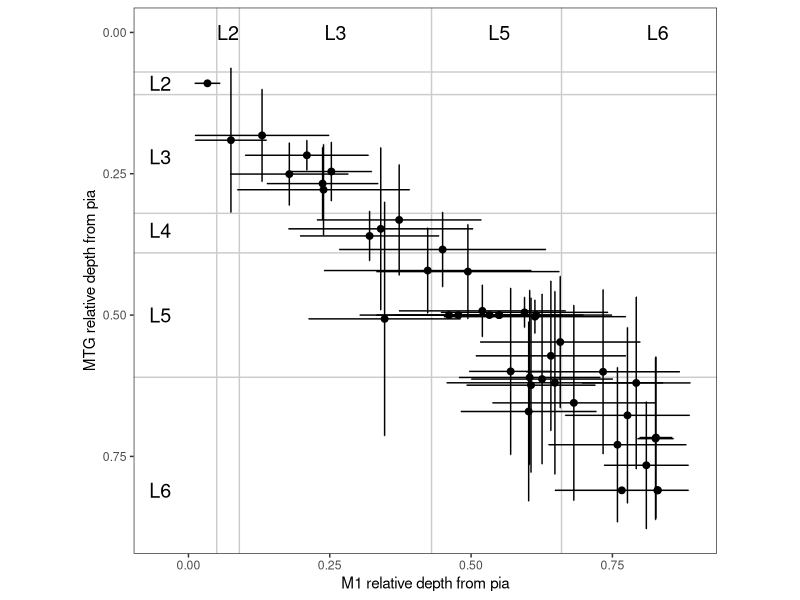
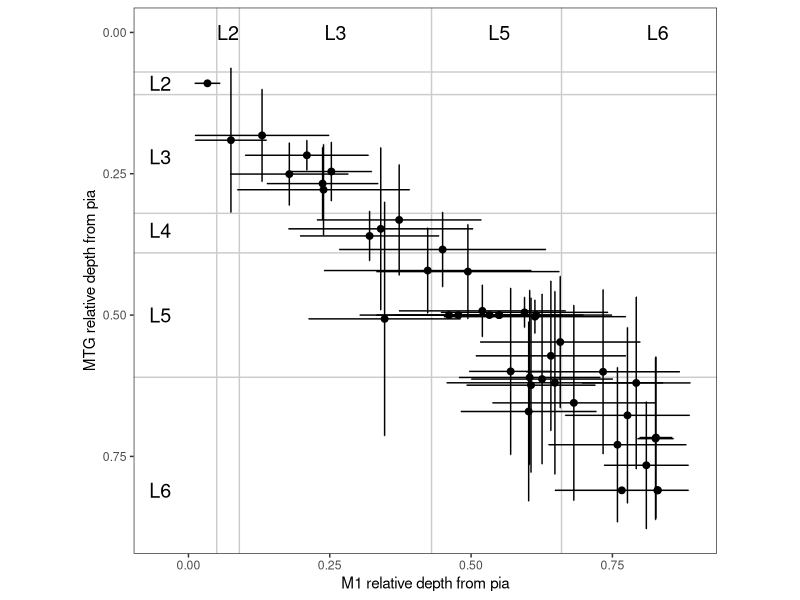

These figures' R source, in order:
library(ggplot2)


#### Figure 5d. Plot M1/MTG cell type layer distributions ####
layer.thk <- read.csv("misc_figures/data/human/mtg_m1_layer_thickness.csv")
layer.m1 <- subset(layer.thk, Area == "M1")
layer.mtg <- subset(layer.thk, Area == "MTG")

layer.map <- read.csv("misc_figures/data/human/layer_transfer.csv")
layer.map$M1_depth <- layer.m1$Mid.layer.relative.pial.depth[match(layer.map$M1_layer, layer.m1$Layer)]
layer.map$MTG_depth <- layer.mtg$Mid.layer.relative.pial.depth[match(layer.map$MTG_layer_transfer, layer.mtg$Layer)]

cl.df <- data.frame(m1.mean = tapply(layer.map$M1_depth, layer.map$cluster, mean), 
                    m1.sd = tapply(layer.map$M1_depth, layer.map$cluster, sd), 
                    mtg.mean = tapply(layer.map$MTG_depth, layer.map$cluster, mean), 
                    mtg.sd = tapply(layer.map$MTG_depth, layer.map$cluster, sd))

g.layer <- ggplot(cl.df, aes(x = m1.mean, y = mtg.mean)) +
  geom_vline(xintercept = c(layer.m1$Relative.pial.depth[1:4]), color = "grey80") +
  geom_hline(yintercept = c(layer.mtg$Relative.pial.depth[1:5]), color = "grey80") +
  geom_text(data = layer.m1[-1, ], aes(x = Mid.layer.relative.pial.depth, y = 0, 
                                       label = Layer), size = 5) +
  geom_text(data = layer.mtg[-1, ], aes(x = -0.05, y = Mid.layer.relative.pial.depth, 
                                        label = Layer), size = 5) +
  geom_errorbarh(aes(xmin = m1.mean - m1.sd, xmax = m1.mean + m1.sd)) +
  geom_errorbar(aes(ymin = mtg.mean - mtg.sd, ymax = mtg.mean + mtg.sd)) +
  geom_point(size = 2) +
  coord_equal() +
  scale_y_continuous(trans = "reverse") +
  xlab("M1 relative depth from pia") +
  ylab("MTG relative depth from pia") +
  theme_bw() +
  theme(panel.grid.major = element_blank(), panel.grid.minor = element_blank())
plot(g.layer)

ggsave(g.layer, filename = "output/Figure5/mtg_m1_exc_layer_scatter.pdf", width = 5, height = 5)
